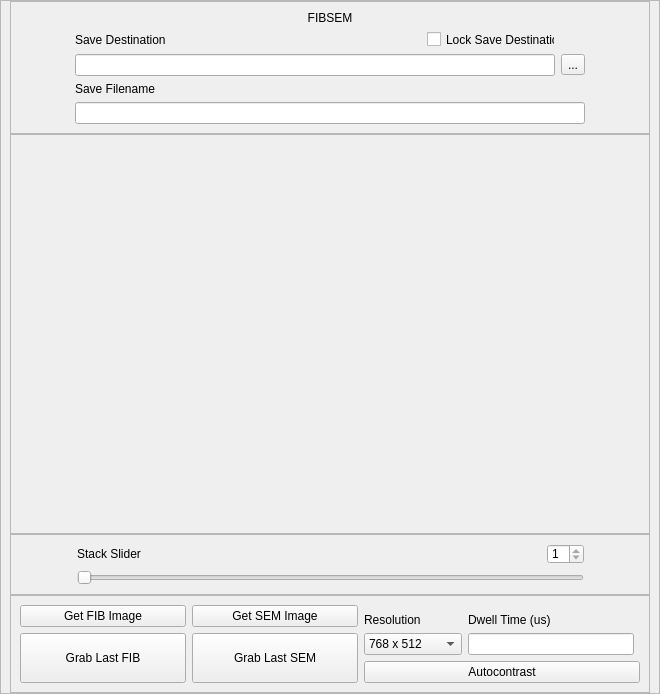
        <widget class="QFrame" name="frame_FIBSEM">
         <property name="sizePolicy">
          <sizepolicy hsizetype="Minimum" vsizetype="Minimum">
           <horstretch>0</horstretch>
           <verstretch>0</verstretch>
          </sizepolicy>
         </property>
         <property name="autoFillBackground">
          <bool>false</bool>
         </property>
         <property name="frameShape">
          <enum>QFrame::StyledPanel</enum>
         </property>
         <property name="frameShadow">
          <enum>QFrame::Raised</enum>
         </property>
         <layout class="QGridLayout" name="gridLayout">
          <property name="leftMargin">
           <number>9</number>
          </property>
          <property name="topMargin">
           <number>0</number>
          </property>
          <property name="rightMargin">
           <number>9</number>
          </property>
          <property name="bottomMargin">
           <number>0</number>
          </property>
          <property name="spacing">
           <number>0</number>
          </property>
          <item row="3" column="0">
           <widget class="QFrame" name="frame_slider_FIBSEM">
            <property name="sizePolicy">
             <sizepolicy hsizetype="Minimum" vsizetype="Minimum">
              <horstretch>0</horstretch>
              <verstretch>0</verstretch>
             </sizepolicy>
            </property>
            <property name="frameShape">
             <enum>QFrame::StyledPanel</enum>
            </property>
            <property name="frameShadow">
             <enum>QFrame::Raised</enum>
            </property>
            <layout class="QGridLayout" name="gridLayout_12">
             <item row="0" column="1">
              <layout class="QVBoxLayout" name="layout_image_vertical_2">
               <item>
                <layout class="QHBoxLayout" name="layout_image_horizontal_2">
                 <item>
                  <widget class="QLabel" name="label_slider_2">
                   <property name="text">
                    <string>Stack Slider</string>
                   </property>
                  </widget>
                 </item>
                 <item>
                  <spacer name="spacer_slider_2">
                   <property name="orientation">
                    <enum>Qt::Horizontal</enum>
                   </property>
                   <property name="sizeType">
                    <enum>QSizePolicy::Minimum</enum>
                   </property>
                   <property name="sizeHint" stdset="0">
                    <size>
                     <width>400</width>
                     <height>20</height>
                    </size>
                   </property>
                  </spacer>
                 </item>
                 <item>
                  <widget class="QSpinBox" name="spinbox_slider_FIBSEM">
                   <property name="minimumSize">
                    <size>
                     <width>37</width>
                     <height>20</height>
                    </size>
                   </property>
                   <property name="maximumSize">
                    <size>
                     <width>37</width>
                     <height>20</height>
                    </size>
                   </property>
                   <property name="minimum">
                    <number>1</number>
                   </property>
                   <property name="maximum">
                    <number>1</number>
                   </property>
                   <property name="value">
                    <number>1</number>
                   </property>
                  </widget>
                 </item>
                </layout>
               </item>
               <item>
                <widget class="QSlider" name="slider_stack_FIBSEM">
                 <property name="sizePolicy">
                  <sizepolicy hsizetype="Minimum" vsizetype="Fixed">
                   <horstretch>0</horstretch>
                   <verstretch>0</verstretch>
                  </sizepolicy>
                 </property>
                 <property name="minimum">
                  <number>1</number>
                 </property>
                 <property name="maximum">
                  <number>1</number>
                 </property>
                 <property name="singleStep">
                  <number>1</number>
                 </property>
                 <property name="value">
                  <number>1</number>
                 </property>
                 <property name="orientation">
                  <enum>Qt::Horizontal</enum>
                 </property>
                </widget>
               </item>
              </layout>
             </item>
             <item row="0" column="0">
              <spacer name="horizontalSpacer_15">
               <property name="orientation">
                <enum>Qt::Horizontal</enum>
               </property>
               <property name="sizeType">
                <enum>QSizePolicy::MinimumExpanding</enum>
               </property>
               <property name="sizeHint" stdset="0">
                <size>
                 <width>1</width>
                 <height>20</height>
                </size>
               </property>
              </spacer>
             </item>
             <item row="0" column="2">
              <spacer name="horizontalSpacer_16">
               <property name="orientation">
                <enum>Qt::Horizontal</enum>
               </property>
               <property name="sizeType">
                <enum>QSizePolicy::MinimumExpanding</enum>
               </property>
               <property name="sizeHint" stdset="0">
                <size>
                 <width>1</width>
                 <height>20</height>
                </size>
               </property>
              </spacer>
             </item>
            </layout>
           </widget>
          </item>
          <item row="2" column="0" colspan="2">
           <widget class="QFrame" name="frame_label_FIBSEM">
            <property name="sizePolicy">
             <sizepolicy hsizetype="Minimum" vsizetype="Minimum">
              <horstretch>0</horstretch>
              <verstretch>0</verstretch>
             </sizepolicy>
            </property>
            <property name="minimumSize">
             <size>
              <width>640</width>
              <height>400</height>
             </size>
            </property>
            <property name="frameShape">
             <enum>QFrame::StyledPanel</enum>
            </property>
            <property name="frameShadow">
             <enum>QFrame::Raised</enum>
            </property>
            <layout class="QGridLayout" name="gridLayout_14">
             <property name="leftMargin">
              <number>0</number>
             </property>
             <property name="topMargin">
              <number>0</number>
             </property>
             <property name="rightMargin">
              <number>0</number>
             </property>
             <property name="bottomMargin">
              <number>0</number>
             </property>
             <property name="spacing">
              <number>0</number>
             </property>
             <item row="0" column="0" alignment="Qt::AlignHCenter|Qt::AlignVCenter">
              <widget class="QLabel" name="label_image_FIBSEM">
               <property name="sizePolicy">
                <sizepolicy hsizetype="MinimumExpanding" vsizetype="MinimumExpanding">
                 <horstretch>0</horstretch>
                 <verstretch>0</verstretch>
                </sizepolicy>
               </property>
               <property name="maximumSize">
                <size>
                 <width>640</width>
                 <height>400</height>
                </size>
               </property>
               <property name="text">
                <string/>
               </property>
              </widget>
             </item>
            </layout>
           </widget>
          </item>
          <item row="1" column="0" colspan="2">
           <widget class="QFrame" name="frame_save_destination_FIBSEM">
            <property name="sizePolicy">
             <sizepolicy hsizetype="Minimum" vsizetype="Minimum">
              <horstretch>0</horstretch>
              <verstretch>0</verstretch>
             </sizepolicy>
            </property>
            <property name="frameShape">
             <enum>QFrame::StyledPanel</enum>
            </property>
            <property name="frameShadow">
             <enum>QFrame::Raised</enum>
            </property>
            <layout class="QGridLayout" name="gridLayout_7">
             <item row="2" column="5">
              <spacer name="horizontalSpacer_11">
               <property name="orientation">
                <enum>Qt::Horizontal</enum>
               </property>
               <property name="sizeType">
                <enum>QSizePolicy::MinimumExpanding</enum>
               </property>
               <property name="sizeHint" stdset="0">
                <size>
                 <width>1</width>
                 <height>20</height>
                </size>
               </property>
              </spacer>
             </item>
             <item row="2" column="1" colspan="3">
              <widget class="QLineEdit" name="lineEdit_save_destination_FIBSEM">
               <property name="minimumSize">
                <size>
                 <width>480</width>
                 <height>20</height>
                </size>
               </property>
               <property name="maximumSize">
                <size>
                 <width>16777215</width>
                 <height>16777215</height>
                </size>
               </property>
              </widget>
             </item>
             <item row="1" column="3">
              <widget class="QCheckBox" name="checkBox_save_destination_FIBSEM">
               <property name="minimumSize">
                <size>
                 <width>128</width>
                 <height>17</height>
                </size>
               </property>
               <property name="maximumSize">
                <size>
                 <width>128</width>
                 <height>17</height>
                </size>
               </property>
               <property name="text">
                <string>Lock Save Destination</string>
               </property>
              </widget>
             </item>
             <item row="2" column="4">
              <widget class="QToolButton" name="button_save_destination_FIBSEM">
               <property name="layoutDirection">
                <enum>Qt::LeftToRight</enum>
               </property>
               <property name="text">
                <string>...</string>
               </property>
               <property name="toolButtonStyle">
                <enum>Qt::ToolButtonIconOnly</enum>
               </property>
              </widget>
             </item>
             <item row="3" column="1">
              <widget class="QLabel" name="label_save_filename_FIBSEM">
               <property name="text">
                <string>Save Filename</string>
               </property>
              </widget>
             </item>
             <item row="2" column="0">
              <spacer name="horizontalSpacer_10">
               <property name="orientation">
                <enum>Qt::Horizontal</enum>
               </property>
               <property name="sizeType">
                <enum>QSizePolicy::MinimumExpanding</enum>
               </property>
               <property name="sizeHint" stdset="0">
                <size>
                 <width>1</width>
                 <height>20</height>
                </size>
               </property>
              </spacer>
             </item>
             <item row="1" column="1">
              <widget class="QLabel" name="label_save_destination_FIBSEM">
               <property name="text">
                <string>Save Destination</string>
               </property>
              </widget>
             </item>
             <item row="4" column="1" colspan="4">
              <widget class="QLineEdit" name="lineEdit_save_filename_FIBSEM"/>
             </item>
             <item row="0" column="1" colspan="4">
              <widget class="QLabel" name="label_FIBSEM">
               <property name="sizePolicy">
                <sizepolicy hsizetype="Preferred" vsizetype="Preferred">
                 <horstretch>0</horstretch>
                 <verstretch>0</verstretch>
                </sizepolicy>
               </property>
               <property name="layoutDirection">
                <enum>Qt::RightToLeft</enum>
               </property>
               <property name="text">
                <string>FIBSEM</string>
               </property>
               <property name="alignment">
                <set>Qt::AlignCenter</set>
               </property>
               <property name="margin">
                <number>6</number>
               </property>
              </widget>
             </item>
            </layout>
           </widget>
          </item>
          <item row="4" column="0">
           <widget class="QFrame" name="frame_buttons_FIBSEM">
            <property name="sizePolicy">
             <sizepolicy hsizetype="MinimumExpanding" vsizetype="MinimumExpanding">
              <horstretch>0</horstretch>
              <verstretch>0</verstretch>
             </sizepolicy>
            </property>
            <property name="frameShape">
             <enum>QFrame::StyledPanel</enum>
            </property>
            <property name="frameShadow">
             <enum>QFrame::Raised</enum>
            </property>
            <layout class="QGridLayout" name="gridLayout_13">
             <item row="2" column="1" rowspan="2">
              <widget class="QPushButton" name="button_last_image_SEM">
               <property name="sizePolicy">
                <sizepolicy hsizetype="MinimumExpanding" vsizetype="MinimumExpanding">
                 <horstretch>0</horstretch>
                 <verstretch>0</verstretch>
                </sizepolicy>
               </property>
               <property name="text">
                <string>Grab Last SEM</string>
               </property>
              </widget>
             </item>
             <item row="0" column="0" rowspan="2">
              <widget class="QPushButton" name="button_get_image_FIB">
               <property name="sizePolicy">
                <sizepolicy hsizetype="MinimumExpanding" vsizetype="MinimumExpanding">
                 <horstretch>0</horstretch>
                 <verstretch>0</verstretch>
                </sizepolicy>
               </property>
               <property name="text">
                <string>Get FIB Image</string>
               </property>
              </widget>
             </item>
             <item row="2" column="0" rowspan="2">
              <widget class="QPushButton" name="button_last_image_FIB">
               <property name="sizePolicy">
                <sizepolicy hsizetype="MinimumExpanding" vsizetype="MinimumExpanding">
                 <horstretch>0</horstretch>
                 <verstretch>0</verstretch>
                </sizepolicy>
               </property>
               <property name="text">
                <string>Grab Last FIB</string>
               </property>
              </widget>
             </item>
             <item row="0" column="1" rowspan="2">
              <widget class="QPushButton" name="button_get_image_SEM">
               <property name="sizePolicy">
                <sizepolicy hsizetype="MinimumExpanding" vsizetype="MinimumExpanding">
                 <horstretch>0</horstretch>
                 <verstretch>0</verstretch>
                </sizepolicy>
               </property>
               <property name="text">
                <string>Get SEM Image</string>
               </property>
              </widget>
             </item>
             <item row="2" column="3">
              <widget class="QLineEdit" name="lineEdit_dwell_time"/>
             </item>
             <item row="1" column="3">
              <widget class="QLabel" name="label_3">
               <property name="text">
                <string>Dwell Time (us)</string>
               </property>
              </widget>
             </item>
             <item row="1" column="2">
              <widget class="QLabel" name="label_4">
               <property name="text">
                <string>Resolution</string>
               </property>
              </widget>
             </item>
             <item row="2" column="2">
              <widget class="QComboBox" name="comboBox_resolution">
               <property name="minimumSize">
                <size>
                 <width>80</width>
                 <height>0</height>
                </size>
               </property>
               <item>
                <property name="text">
                 <string>768 x 512</string>
                </property>
               </item>
               <item>
                <property name="text">
                 <string>1536 x 1024</string>
                </property>
               </item>
               <item>
                <property name="text">
                 <string>3072 x2048</string>
                </property>
               </item>
               <item>
                <property name="text">
                 <string>6144 x 4096</string>
                </property>
               </item>
              </widget>
             </item>
             <item row="3" column="2" colspan="3">
              <widget class="QPushButton" name="pushButton_autocontrast">
               <property name="text">
                <string>Autocontrast</string>
               </property>
              </widget>
             </item>
            </layout>
           </widget>
          </item>
         </layout>
        </widget>
